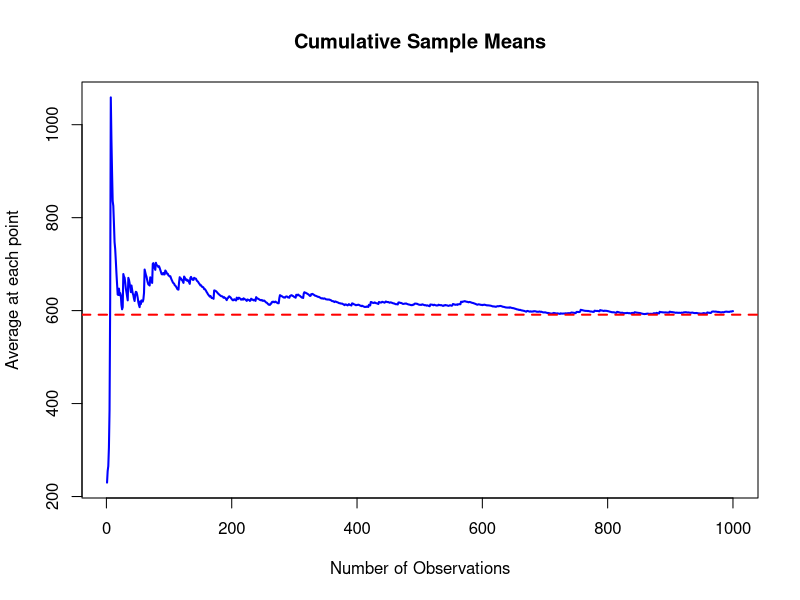
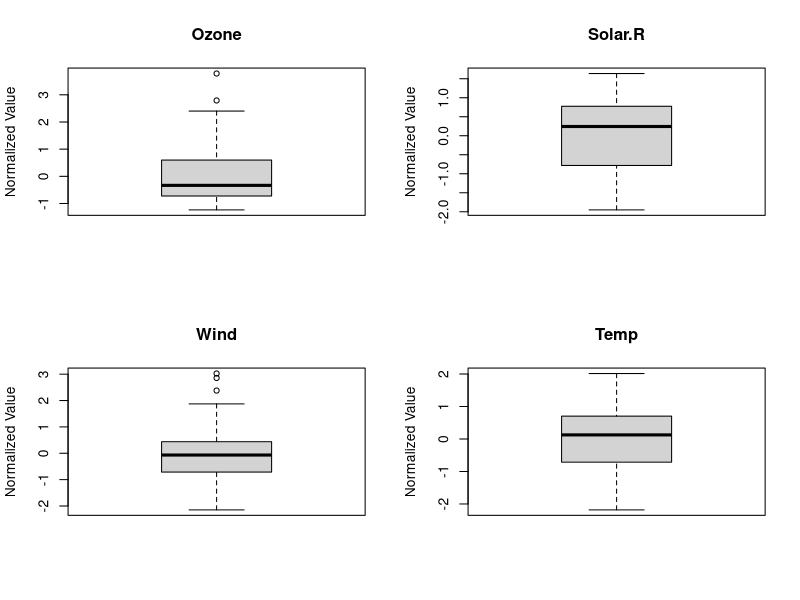

Write the R code that produced these figures, in order.
## ---- chunk 1
# Abdallah Chidjou
# Citation: (source of help: googling in general, stackoverflow, and chatgpt)
## ---- chunk 2
data("rivers")
head(rivers)

# (a) 

# The following function takes sample x and plots the cumulative sample means
cumulative_func <- function(x) {
  # Compute cumulative means using the function cumsum and seq_along
  cum_means <- cumsum(x) / seq_along(x)
  
  # Plot the cumulative means for visualisation
  # The x-axis represents the number of observations, 
  # while the y-axis shows the running average at each point,
  # giving you an idea of how the mean changes over time.
  plot(cum_means, type = 'l', col = 'blue', lwd = 2,
       xlab = 'Number of Observations', 
       ylab = 'Average at each point',
       main = 'Cumulative Sample Means')
}
# Load the rivers dataset
data("rivers")
head(rivers)

# (b) Generate n = 1000 observations with replacement from ‘rivers‘ data set.
sample_data <- sample(rivers, size = 1000, replace = TRUE)

# Apply the function to the sample data
cumulative_means <- cumulative_func(sample_data)

# Calculate the population mean of the rivers dataset
population_mean <- mean(rivers)

# Add the population mean line to the plot
abline(h = population_mean, col = 'red', lwd = 2, lty = 2)


# The blue line represents the cumulative mean of the sample.
# Initially, the cumulative mean fluctuates heavily, indicating significant 
# variation when only a few observations are considered. 
# This happens because there isn't enough data for the mean to stabilize.

# As the number of observations increases, the cumulative mean gradually 
# stabilizes and converges to a value close to the red dashed line,
# which represents the population mean.

# This visualization effectively demonstrates that, over time, 
# the sample mean converges to the population mean as the sample size increases 

## ---- chunk 3
# (a)-
# Load the airquality dataset
data("airquality")

head(airquality)

# Remove rows with NA values to make normalization easier
airquality <- na.omit(airquality)

# b- Normalizing the variables
normalize <- function(x) {
  return((x - mean(x)) / sd(x))
}

# Normalize the response variable (Ozone) and predictors (Solar.R, Wind, Temp)
airquality$Ozone <- normalize(airquality$Ozone)
airquality$Solar.R <- normalize(airquality$Solar.R)
airquality$Wind <- normalize(airquality$Wind)
airquality$Temp <- normalize(airquality$Temp)

# Design matrix for predictors, adding a column of ones for the intercept
X <- as.matrix(cbind(1, airquality[, c("Solar.R", "Wind", "Temp")]))
# Response vector
y <- as.matrix(airquality$Ozone)

# (c)- Implementing Ridge Regression
ridge_regression <- function(X, y, lambda) {
  # Number of predictors (p)
  p <- ncol(X)
  
  # Identity matrix of size p
  I <- diag(p)
  
  # Ridge regression calculation
  beta_hat_R <- solve(t(X) %*% X + lambda * I) %*% t(X) %*% y
  return(beta_hat_R)
}

# Ridge parameter lambda
lambda <- 0.1

# Compute ridge regression coefficients
beta_hat_R <- ridge_regression(X, y, lambda)
print(beta_hat_R)

# (d)- Display box plots of the variables
par(mfrow = c(2, 2)) # Set up a 2x2 plotting area
boxplot(airquality$Ozone, main = "Ozone", ylab = "Normalized Value")
boxplot(airquality$Solar.R, main = "Solar.R", ylab = "Normalized Value")
boxplot(airquality$Wind, main = "Wind", ylab = "Normalized Value")
boxplot(airquality$Temp, main = "Temp", ylab = "Normalized Value")


# Ozone and Wind have outliers, and their distributions are slightly skewed, 
# so the median would be the better measure to describe the center of these variables.
# Solar.R and Temp are more symmetric without significant outliers, so the mean would 
# be appropriate for describing their central tendency.

## ---- chunk 4

# Load the dataset and remove missing values
data("airquality")
airquality <- na.omit(airquality)

# Set seed for reproducibility
set.seed(42)

# (a)- Take a random sample of 100 observations
rand_sample <- airquality[sample(1:nrow(airquality), 100, replace = FALSE), ]

# Split data into training (70) and testing (30)
train_data <- rand_sample[1:70, ]
test_data <- rand_sample[71:100, ]

# Define response and predictors for training and testing
y_train <- train_data$Ozone
X_train <- as.matrix(cbind(1, train_data[, c("Solar.R", "Wind", "Temp")]))
y_test <- test_data$Ozone
X_test <- as.matrix(cbind(1, test_data[, c("Solar.R", "Wind", "Temp")]))

# (b)- Estimate Coefficients and Predict Test Data
# Ridge Regression Function
ridge_regression <- function(X, y, lambda) {
  # Number of predictors (p)
  p <- ncol(X)
  
  # Identity matrix of size p
  I <- diag(p)
  
  # Ridge regression calculation
  beta_hat_R <- solve(t(X) %*% X + lambda * I) %*% t(X) %*% y
  return(beta_hat_R)
}

# Define lambda
lambda <- 0.1

# Estimate coefficients using the training data
beta_hat_R <- ridge_regression(X_train, y_train, lambda)

# Predict the response for the testing data
y_hat_test <- X_test %*% beta_hat_R

# Compute RMSE for the testing data
compute_rmse <- function(y_true, y_pred) {
  sqrt(sum((y_true - y_pred)^2) / length(y_true))
}

# Calculate RMSE for the test set
rmse <- compute_rmse(y_test, y_hat_test)
print(rmse)


# (c)- Find the $\lambda$ which gives the minimum root MSE
# Define a function to compute RMSE for a given lambda
compute_lambda_rmse <- function(lambda, X_train, y_train, X_test, y_test) {
  beta_hat_R <- ridge_regression(X_train, y_train, lambda)
  y_hat_test <- X_test %*% beta_hat_R
  rmse <- compute_rmse(y_test, y_hat_test)
  return(rmse)
}

# Generate 100 equally spaced lambda values between -2 and 2
lambda_values <- seq(-2, 2, length.out = 100)

# Calculate RMSE for each lambda value
rmse_values <- sapply(lambda_values, function(lambda) {
  compute_lambda_rmse(lambda, X_train, y_train, X_test, y_test)
})

# Find the lambda that gives the minimum RMSE
lambda_min <- lambda_values[which.min(rmse_values)]
min_rmse <- min(rmse_values)

# Print the optimal lambda and corresponding RMSE
print(paste("lambda that gives the minimum RMSE:", lambda_min))
print(paste("Minimum RMSE:", min_rmse))


# We sampled 100 observations from the airquality dataset 
# and split into training and testing sets.
# Estimated Ridge regression coefficients and computed RMSE for the test set.
# Evaluated RMSE over 100 lambda values from -2 to 2 
# and found the lambda with the lowest RMSE.
# We are basicaly comparing the performance of RMSE over different values of lambda

